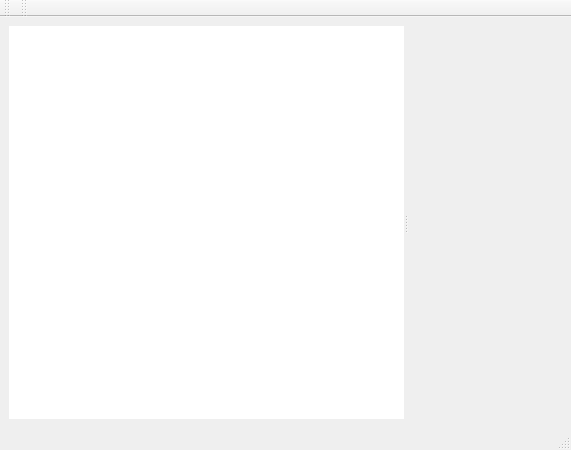
<?xml version="1.0" encoding="UTF-8"?>
<ui version="4.0">
 <class>MainWindow</class>
 <widget class="QMainWindow" name="MainWindow">
  <property name="geometry">
   <rect>
    <x>0</x>
    <y>0</y>
    <width>571</width>
    <height>450</height>
   </rect>
  </property>
  <property name="windowTitle">
   <string notr="true">MainWindow</string>
  </property>
  <widget class="QWidget" name="centralwidget">
   <layout class="QHBoxLayout" name="horizontalLayout">
    <item>
     <widget class="QSplitter" name="splitter">
      <property name="orientation">
       <enum>Qt::Horizontal</enum>
      </property>
      <widget class="QListWidget" name="listWidget">
       <property name="sizePolicy">
        <sizepolicy hsizetype="Preferred" vsizetype="Expanding">
         <horstretch>0</horstretch>
         <verstretch>0</verstretch>
        </sizepolicy>
       </property>
       <property name="minimumSize">
        <size>
         <width>100</width>
         <height>0</height>
        </size>
       </property>
       <property name="frameShape">
        <enum>QFrame::NoFrame</enum>
       </property>
       <property name="lineWidth">
        <number>1</number>
       </property>
       <property name="alternatingRowColors">
        <bool>false</bool>
       </property>
       <property name="iconSize">
        <size>
         <width>24</width>
         <height>24</height>
        </size>
       </property>
       <property name="textElideMode">
        <enum>Qt::ElideMiddle</enum>
       </property>
       <property name="movement">
        <enum>QListView::Static</enum>
       </property>
       <property name="flow">
        <enum>QListView::TopToBottom</enum>
       </property>
       <property name="isWrapping" stdset="0">
        <bool>false</bool>
       </property>
       <property name="resizeMode">
        <enum>QListView::Fixed</enum>
       </property>
       <property name="layoutMode">
        <enum>QListView::SinglePass</enum>
       </property>
       <property name="spacing">
        <number>1</number>
       </property>
       <property name="viewMode">
        <enum>QListView::ListMode</enum>
       </property>
       <property name="modelColumn">
        <number>0</number>
       </property>
       <property name="uniformItemSizes">
        <bool>true</bool>
       </property>
       <property name="currentRow">
        <number>-1</number>
       </property>
      </widget>
      <widget class="MainPageStack" name="stackPages" native="true">
       <property name="sizePolicy">
        <sizepolicy hsizetype="Preferred" vsizetype="Preferred">
         <horstretch>0</horstretch>
         <verstretch>0</verstretch>
        </sizepolicy>
       </property>
       <property name="minimumSize">
        <size>
         <width>100</width>
         <height>100</height>
        </size>
       </property>
      </widget>
     </widget>
    </item>
   </layout>
  </widget>
  <widget class="QStatusBar" name="statusbar"/>
  <widget class="QToolBar" name="toolBarPage">
   <property name="contextMenuPolicy">
    <enum>Qt::CustomContextMenu</enum>
   </property>
   <property name="toolButtonStyle">
    <enum>Qt::ToolButtonTextUnderIcon</enum>
   </property>
   <attribute name="toolBarArea">
    <enum>TopToolBarArea</enum>
   </attribute>
   <attribute name="toolBarBreak">
    <bool>false</bool>
   </attribute>
  </widget>
  <widget class="QToolBar" name="toolBarAction">
   <property name="contextMenuPolicy">
    <enum>Qt::CustomContextMenu</enum>
   </property>
   <property name="toolButtonStyle">
    <enum>Qt::ToolButtonTextUnderIcon</enum>
   </property>
   <attribute name="toolBarArea">
    <enum>TopToolBarArea</enum>
   </attribute>
   <attribute name="toolBarBreak">
    <bool>false</bool>
   </attribute>
  </widget>
  <action name="actionAdd_Friend">
   <property name="icon">
    <iconset resource="images.qrc">
     <normaloff>:/images/user/add_user24.png</normaloff>:/images/user/add_user24.png</iconset>
   </property>
   <property name="text">
    <string>Add Friend</string>
   </property>
   <property name="toolTip">
    <string>Add a Friend Wizard</string>
   </property>
  </action>
  <action name="actionAdd_Share">
   <property name="icon">
    <iconset resource="images.qrc">
     <normaloff>:/images/add-share24.png</normaloff>:/images/add-share24.png</iconset>
   </property>
   <property name="text">
    <string>Add Share</string>
   </property>
  </action>
  <action name="actionOptions">
   <property name="icon">
    <iconset resource="images.qrc">
     <normaloff>:/images/kcmsystem24.png</normaloff>:/images/kcmsystem24.png</iconset>
   </property>
   <property name="text">
    <string>Options</string>
   </property>
  </action>
  <action name="actionMessenger">
   <property name="icon">
    <iconset resource="images.qrc">
     <normaloff>:/images/messenger.png</normaloff>:/images/messenger.png</iconset>
   </property>
   <property name="text">
    <string>Messenger</string>
   </property>
   <property name="visible">
    <bool>true</bool>
   </property>
  </action>
  <action name="actionAbout">
   <property name="icon">
    <iconset resource="images.qrc">
     <normaloff>:/images/informations_24x24.png</normaloff>:/images/informations_24x24.png</iconset>
   </property>
   <property name="text">
    <string>About</string>
   </property>
  </action>
  <action name="actionSMPlayer">
   <property name="text">
    <string>SMPlayer</string>
   </property>
  </action>
  <action name="actionQuit">
   <property name="icon">
    <iconset resource="images.qrc">
     <normaloff>:/images/exit_24x24.png</normaloff>:/images/exit_24x24.png</iconset>
   </property>
   <property name="text">
    <string>Quit</string>
   </property>
  </action>
  <action name="actionQuick_Start_Wizard">
   <property name="icon">
    <iconset resource="images.qrc">
     <normaloff>:/images/tools_wizard.png</normaloff>:/images/tools_wizard.png</iconset>
   </property>
   <property name="text">
    <string>Quick Start Wizard</string>
   </property>
   <property name="toolTip">
    <string>Quick Start Wizard</string>
   </property>
  </action>
  <action name="actionServicePermissions">
   <property name="icon">
    <iconset resource="images.qrc">
     <normaloff>:/images/admin-24.png</normaloff>:/images/admin-24.png</iconset>
   </property>
   <property name="text">
    <string>ServicePermissions</string>
   </property>
   <property name="toolTip">
    <string>Service permissions matrix</string>
   </property>
  </action>
 </widget>
 <customwidgets>
  <customwidget>
   <class>MainPageStack</class>
   <extends>QWidget</extends>
   <header location="global">gui/mainpagestack.h</header>
  </customwidget>
 </customwidgets>
 <resources>
  <include location="images.qrc"/>
 </resources>
 <connections/>
</ui>
